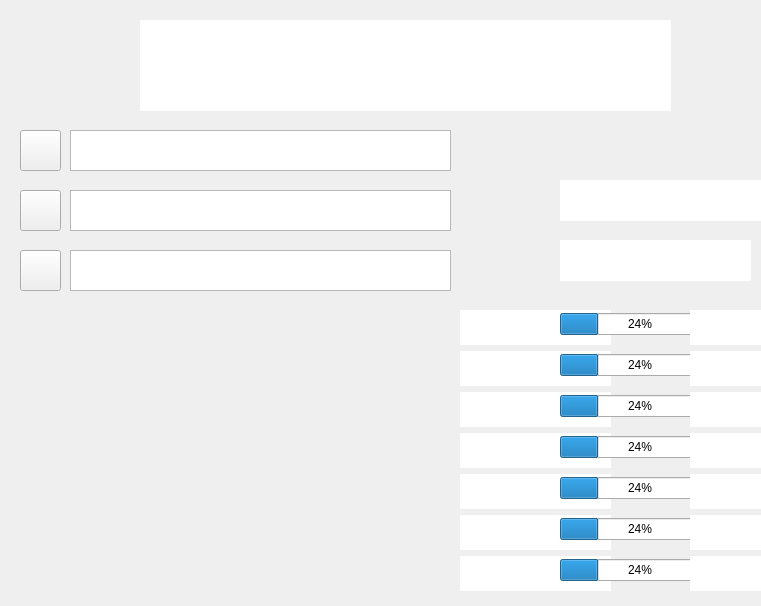
<?xml version="1.0" encoding="UTF-8"?>
<ui version="4.0">
 <class>Form</class>
 <widget class="QWidget" name="Form">
  <property name="geometry">
   <rect>
    <x>0</x>
    <y>0</y>
    <width>761</width>
    <height>606</height>
   </rect>
  </property>
  <property name="windowTitle">
   <string>Form</string>
  </property>
  <property name="styleSheet">
   <string notr="true">background-image: url(:/images/ui/background.png);
</string>
  </property>
  <widget class="QTextBrowser" name="textBrowser_3">
   <property name="geometry">
    <rect>
     <x>140</x>
     <y>20</y>
     <width>531</width>
     <height>91</height>
    </rect>
   </property>
   <property name="frameShape">
    <enum>QFrame::NoFrame</enum>
   </property>
   <property name="html">
    <string>&lt;!DOCTYPE HTML PUBLIC &quot;-//W3C//DTD HTML 4.0//EN&quot; &quot;http://www.w3.org/TR/REC-html40/strict.dtd&quot;&gt;
&lt;html&gt;&lt;head&gt;&lt;meta name=&quot;qrichtext&quot; content=&quot;1&quot; /&gt;&lt;style type=&quot;text/css&quot;&gt;
p, li { white-space: pre-wrap; }
&lt;/style&gt;&lt;/head&gt;&lt;body style=&quot; font-family:'SimSun'; font-size:9pt; font-weight:400; font-style:normal;&quot;&gt;
&lt;p align=&quot;center&quot; style=&quot; margin-top:0px; margin-bottom:0px; margin-left:0px; margin-right:0px; -qt-block-indent:0; text-indent:0px;&quot;&gt;&lt;span style=&quot; font-size:26pt; font-weight:600; color:#ffffff;&quot;&gt;Emotion Recognition System&lt;/span&gt;&lt;/p&gt;
&lt;p align=&quot;center&quot; style=&quot; margin-top:0px; margin-bottom:0px; margin-left:0px; margin-right:0px; -qt-block-indent:0; text-indent:0px;&quot;&gt;&lt;span style=&quot; font-size:12pt; font-weight:600; font-style:italic; color:#ffffff;&quot;&gt;				&lt;/span&gt;&lt;/p&gt;
&lt;p align=&quot;center&quot; style=&quot; margin-top:0px; margin-bottom:0px; margin-left:0px; margin-right:0px; -qt-block-indent:0; text-indent:0px;&quot;&gt;&lt;span style=&quot; font-size:12pt; font-weight:600; font-style:italic; color:#ffffff;&quot;&gt;				    &lt;/span&gt;&lt;/p&gt;&lt;/body&gt;&lt;/html&gt;</string>
   </property>
  </widget>
  <widget class="QTextEdit" name="textEdit_model">
   <property name="geometry">
    <rect>
     <x>70</x>
     <y>130</y>
     <width>381</width>
     <height>41</height>
    </rect>
   </property>
   <property name="contextMenuPolicy">
    <enum>Qt::DefaultContextMenu</enum>
   </property>
   <property name="styleSheet">
    <string notr="true">font: 75 15pt &quot;SimSun&quot;;
color: rgb(255, 255, 255);
font-style:normal;</string>
   </property>
   <property name="horizontalScrollBarPolicy">
    <enum>Qt::ScrollBarAsNeeded</enum>
   </property>
   <property name="readOnly">
    <bool>true</bool>
   </property>
   <property name="html">
    <string>&lt;!DOCTYPE HTML PUBLIC &quot;-//W3C//DTD HTML 4.0//EN&quot; &quot;http://www.w3.org/TR/REC-html40/strict.dtd&quot;&gt;
&lt;html&gt;&lt;head&gt;&lt;meta name=&quot;qrichtext&quot; content=&quot;1&quot; /&gt;&lt;style type=&quot;text/css&quot;&gt;
p, li { white-space: pre-wrap; }
&lt;/style&gt;&lt;/head&gt;&lt;body style=&quot; font-family:'SimSun'; font-size:15pt; font-weight:72; font-style:normal;&quot;&gt;
&lt;p style=&quot; margin-top:0px; margin-bottom:0px; margin-left:0px; margin-right:0px; -qt-block-indent:0; text-indent:0px;&quot;&gt;&lt;span style=&quot; font-size:16pt; font-weight:400; color:#ffffff;&quot;&gt;Using defaut model&lt;/span&gt;&lt;/p&gt;&lt;/body&gt;&lt;/html&gt;</string>
   </property>
  </widget>
  <widget class="QTextEdit" name="textEdit_pic">
   <property name="geometry">
    <rect>
     <x>70</x>
     <y>250</y>
     <width>381</width>
     <height>41</height>
    </rect>
   </property>
   <property name="styleSheet">
    <string notr="true">font: 75 16pt &quot;SimSun&quot;;
color: rgb(255, 255, 255);
font-style:normal;</string>
   </property>
   <property name="readOnly">
    <bool>true</bool>
   </property>
   <property name="html">
    <string>&lt;!DOCTYPE HTML PUBLIC &quot;-//W3C//DTD HTML 4.0//EN&quot; &quot;http://www.w3.org/TR/REC-html40/strict.dtd&quot;&gt;
&lt;html&gt;&lt;head&gt;&lt;meta name=&quot;qrichtext&quot; content=&quot;1&quot; /&gt;&lt;style type=&quot;text/css&quot;&gt;
p, li { white-space: pre-wrap; }
&lt;/style&gt;&lt;/head&gt;&lt;body style=&quot; font-family:'SimSun'; font-size:16pt; font-weight:72; font-style:normal;&quot;&gt;
&lt;p style=&quot; margin-top:0px; margin-bottom:0px; margin-left:0px; margin-right:0px; -qt-block-indent:0; text-indent:0px;&quot;&gt;&lt;span style=&quot; font-size:14pt; font-weight:400; color:#ffffff;&quot;&gt;Choose a photo&lt;/span&gt;&lt;/p&gt;&lt;/body&gt;&lt;/html&gt;</string>
   </property>
  </widget>
  <widget class="QTextEdit" name="textEdit_camera">
   <property name="geometry">
    <rect>
     <x>70</x>
     <y>190</y>
     <width>381</width>
     <height>41</height>
    </rect>
   </property>
   <property name="styleSheet">
    <string notr="true">font: 75 16pt &quot;SimSun&quot;;
color: rgb(255, 255, 255);
font-style:normal;</string>
   </property>
   <property name="readOnly">
    <bool>true</bool>
   </property>
   <property name="html">
    <string>&lt;!DOCTYPE HTML PUBLIC &quot;-//W3C//DTD HTML 4.0//EN&quot; &quot;http://www.w3.org/TR/REC-html40/strict.dtd&quot;&gt;
&lt;html&gt;&lt;head&gt;&lt;meta name=&quot;qrichtext&quot; content=&quot;1&quot; /&gt;&lt;style type=&quot;text/css&quot;&gt;
p, li { white-space: pre-wrap; }
&lt;/style&gt;&lt;/head&gt;&lt;body style=&quot; font-family:'SimSun'; font-size:16pt; font-weight:72; font-style:normal;&quot;&gt;
&lt;p style=&quot; margin-top:0px; margin-bottom:0px; margin-left:0px; margin-right:0px; -qt-block-indent:0; text-indent:0px;&quot;&gt;&lt;span style=&quot; font-size:14pt; font-weight:400; color:#ffffff;&quot;&gt;Camera off&lt;/span&gt;&lt;/p&gt;&lt;/body&gt;&lt;/html&gt;</string>
   </property>
  </widget>
  <widget class="QLabel" name="label_5">
   <property name="geometry">
    <rect>
     <x>510</x>
     <y>170</y>
     <width>41</width>
     <height>41</height>
    </rect>
   </property>
   <property name="styleSheet">
    <string notr="true">border-image: url(:/images/ui/speed.png);</string>
   </property>
   <property name="text">
    <string/>
   </property>
  </widget>
  <widget class="QLabel" name="label_6">
   <property name="geometry">
    <rect>
     <x>510</x>
     <y>230</y>
     <width>41</width>
     <height>41</height>
    </rect>
   </property>
   <property name="styleSheet">
    <string notr="true">border-image: url(:/images/ui/result.png);</string>
   </property>
   <property name="text">
    <string/>
   </property>
  </widget>
  <widget class="QTextBrowser" name="textBrowser_7">
   <property name="geometry">
    <rect>
     <x>560</x>
     <y>180</y>
     <width>201</width>
     <height>41</height>
    </rect>
   </property>
   <property name="styleSheet">
    <string notr="true"/>
   </property>
   <property name="frameShape">
    <enum>QFrame::NoFrame</enum>
   </property>
   <property name="frameShadow">
    <enum>QFrame::Plain</enum>
   </property>
   <property name="html">
    <string>&lt;!DOCTYPE HTML PUBLIC &quot;-//W3C//DTD HTML 4.0//EN&quot; &quot;http://www.w3.org/TR/REC-html40/strict.dtd&quot;&gt;
&lt;html&gt;&lt;head&gt;&lt;meta name=&quot;qrichtext&quot; content=&quot;1&quot; /&gt;&lt;style type=&quot;text/css&quot;&gt;
p, li { white-space: pre-wrap; }
&lt;/style&gt;&lt;/head&gt;&lt;body style=&quot; font-family:'SimSun'; font-size:9pt; font-weight:400; font-style:normal;&quot;&gt;
&lt;p style=&quot; margin-top:0px; margin-bottom:0px; margin-left:0px; margin-right:0px; -qt-block-indent:0; text-indent:0px;&quot;&gt;&lt;span style=&quot; font-size:16pt; color:#ffffff;&quot;&gt;Time：&lt;/span&gt;&lt;/p&gt;&lt;/body&gt;&lt;/html&gt;</string>
   </property>
  </widget>
  <widget class="QTextBrowser" name="textBrowser_8">
   <property name="geometry">
    <rect>
     <x>560</x>
     <y>240</y>
     <width>191</width>
     <height>41</height>
    </rect>
   </property>
   <property name="styleSheet">
    <string notr="true"/>
   </property>
   <property name="frameShape">
    <enum>QFrame::NoFrame</enum>
   </property>
   <property name="html">
    <string>&lt;!DOCTYPE HTML PUBLIC &quot;-//W3C//DTD HTML 4.0//EN&quot; &quot;http://www.w3.org/TR/REC-html40/strict.dtd&quot;&gt;
&lt;html&gt;&lt;head&gt;&lt;meta name=&quot;qrichtext&quot; content=&quot;1&quot; /&gt;&lt;style type=&quot;text/css&quot;&gt;
p, li { white-space: pre-wrap; }
&lt;/style&gt;&lt;/head&gt;&lt;body style=&quot; font-family:'SimSun'; font-size:9pt; font-weight:400; font-style:normal;&quot;&gt;
&lt;p style=&quot; margin-top:0px; margin-bottom:0px; margin-left:0px; margin-right:0px; -qt-block-indent:0; text-indent:0px;&quot;&gt;&lt;span style=&quot; font-size:16pt; color:#ffffff;&quot;&gt;Result：&lt;/span&gt;&lt;/p&gt;&lt;/body&gt;&lt;/html&gt;</string>
   </property>
  </widget>
  <widget class="QToolButton" name="toolButton_model">
   <property name="geometry">
    <rect>
     <x>20</x>
     <y>130</y>
     <width>41</width>
     <height>41</height>
    </rect>
   </property>
   <property name="styleSheet">
    <string notr="true">border-image: url(:/images/ui/model.png);</string>
   </property>
   <property name="text">
    <string/>
   </property>
  </widget>
  <widget class="QToolButton" name="toolButton_camera">
   <property name="geometry">
    <rect>
     <x>20</x>
     <y>190</y>
     <width>41</width>
     <height>41</height>
    </rect>
   </property>
   <property name="styleSheet">
    <string notr="true">border-image: url(:/images/ui/camera.png);</string>
   </property>
   <property name="text">
    <string/>
   </property>
  </widget>
  <widget class="QToolButton" name="toolButton_file">
   <property name="geometry">
    <rect>
     <x>20</x>
     <y>250</y>
     <width>41</width>
     <height>41</height>
    </rect>
   </property>
   <property name="styleSheet">
    <string notr="true">border-image: url(:/images/ui/file.png);</string>
   </property>
   <property name="text">
    <string/>
   </property>
  </widget>
  <widget class="QTextBrowser" name="textBrowser_time">
   <property name="geometry">
    <rect>
     <x>620</x>
     <y>180</y>
     <width>141</width>
     <height>41</height>
    </rect>
   </property>
   <property name="styleSheet">
    <string notr="true">font: 75 16pt &quot;SimSun&quot;;
color: rgb(255, 255, 255);
font-style:normal;</string>
   </property>
   <property name="frameShape">
    <enum>QFrame::NoFrame</enum>
   </property>
   <property name="html">
    <string>&lt;!DOCTYPE HTML PUBLIC &quot;-//W3C//DTD HTML 4.0//EN&quot; &quot;http://www.w3.org/TR/REC-html40/strict.dtd&quot;&gt;
&lt;html&gt;&lt;head&gt;&lt;meta name=&quot;qrichtext&quot; content=&quot;1&quot; /&gt;&lt;style type=&quot;text/css&quot;&gt;
p, li { white-space: pre-wrap; }
&lt;/style&gt;&lt;/head&gt;&lt;body style=&quot; font-family:'SimSun'; font-size:16pt; font-weight:72; font-style:normal;&quot;&gt;
&lt;p style=&quot; margin-top:0px; margin-bottom:0px; margin-left:0px; margin-right:0px; -qt-block-indent:0; text-indent:0px;&quot;&gt;&lt;span style=&quot; font-weight:400; color:#ffffff;&quot;&gt;0 s&lt;/span&gt;&lt;/p&gt;&lt;/body&gt;&lt;/html&gt;</string>
   </property>
  </widget>
  <widget class="QTextBrowser" name="textBrowser_result">
   <property name="geometry">
    <rect>
     <x>640</x>
     <y>240</y>
     <width>101</width>
     <height>41</height>
    </rect>
   </property>
   <property name="styleSheet">
    <string notr="true">font: 75 16pt &quot;SimSun&quot;;
color: rgb(255, 255, 255);
font-style:normal;</string>
   </property>
   <property name="frameShape">
    <enum>QFrame::NoFrame</enum>
   </property>
   <property name="html">
    <string>&lt;!DOCTYPE HTML PUBLIC &quot;-//W3C//DTD HTML 4.0//EN&quot; &quot;http://www.w3.org/TR/REC-html40/strict.dtd&quot;&gt;
&lt;html&gt;&lt;head&gt;&lt;meta name=&quot;qrichtext&quot; content=&quot;1&quot; /&gt;&lt;style type=&quot;text/css&quot;&gt;
p, li { white-space: pre-wrap; }
&lt;/style&gt;&lt;/head&gt;&lt;body style=&quot; font-family:'SimSun'; font-size:16pt; font-weight:72; font-style:normal;&quot;&gt;
&lt;p style=&quot; margin-top:0px; margin-bottom:0px; margin-left:0px; margin-right:0px; -qt-block-indent:0; text-indent:0px;&quot;&gt;&lt;span style=&quot; font-weight:400; color:#ffffff;&quot;&gt;none&lt;/span&gt;&lt;/p&gt;&lt;/body&gt;&lt;/html&gt;</string>
   </property>
  </widget>
  <widget class="QWidget" name="verticalLayoutWidget_2">
   <property name="geometry">
    <rect>
     <x>460</x>
     <y>310</y>
     <width>151</width>
     <height>281</height>
    </rect>
   </property>
   <layout class="QVBoxLayout" name="verticalLayout_emotions">
    <item>
     <widget class="QTextBrowser" name="textBrowser_9">
      <property name="styleSheet">
       <string notr="true"/>
      </property>
      <property name="frameShape">
       <enum>QFrame::NoFrame</enum>
      </property>
      <property name="frameShadow">
       <enum>QFrame::Plain</enum>
      </property>
      <property name="html">
       <string>&lt;!DOCTYPE HTML PUBLIC &quot;-//W3C//DTD HTML 4.0//EN&quot; &quot;http://www.w3.org/TR/REC-html40/strict.dtd&quot;&gt;
&lt;html&gt;&lt;head&gt;&lt;meta name=&quot;qrichtext&quot; content=&quot;1&quot; /&gt;&lt;style type=&quot;text/css&quot;&gt;
p, li { white-space: pre-wrap; }
&lt;/style&gt;&lt;/head&gt;&lt;body style=&quot; font-family:'SimSun'; font-size:9pt; font-weight:400; font-style:normal;&quot;&gt;
&lt;p style=&quot; margin-top:0px; margin-bottom:0px; margin-left:0px; margin-right:0px; -qt-block-indent:0; text-indent:0px;&quot;&gt;&lt;span style=&quot; font-size:14pt; color:#ffffff;&quot;&gt;angry&lt;/span&gt;&lt;/p&gt;&lt;/body&gt;&lt;/html&gt;</string>
      </property>
     </widget>
    </item>
    <item>
     <widget class="QTextBrowser" name="textBrowser_10">
      <property name="styleSheet">
       <string notr="true"/>
      </property>
      <property name="frameShape">
       <enum>QFrame::NoFrame</enum>
      </property>
      <property name="frameShadow">
       <enum>QFrame::Plain</enum>
      </property>
      <property name="html">
       <string>&lt;!DOCTYPE HTML PUBLIC &quot;-//W3C//DTD HTML 4.0//EN&quot; &quot;http://www.w3.org/TR/REC-html40/strict.dtd&quot;&gt;
&lt;html&gt;&lt;head&gt;&lt;meta name=&quot;qrichtext&quot; content=&quot;1&quot; /&gt;&lt;style type=&quot;text/css&quot;&gt;
p, li { white-space: pre-wrap; }
&lt;/style&gt;&lt;/head&gt;&lt;body style=&quot; font-family:'SimSun'; font-size:9pt; font-weight:400; font-style:normal;&quot;&gt;
&lt;p style=&quot; margin-top:0px; margin-bottom:0px; margin-left:0px; margin-right:0px; -qt-block-indent:0; text-indent:0px;&quot;&gt;&lt;span style=&quot; font-size:14pt; color:#ffffff;&quot;&gt;disgust&lt;/span&gt;&lt;/p&gt;&lt;/body&gt;&lt;/html&gt;</string>
      </property>
     </widget>
    </item>
    <item>
     <widget class="QTextBrowser" name="textBrowser_11">
      <property name="styleSheet">
       <string notr="true"/>
      </property>
      <property name="frameShape">
       <enum>QFrame::NoFrame</enum>
      </property>
      <property name="frameShadow">
       <enum>QFrame::Plain</enum>
      </property>
      <property name="html">
       <string>&lt;!DOCTYPE HTML PUBLIC &quot;-//W3C//DTD HTML 4.0//EN&quot; &quot;http://www.w3.org/TR/REC-html40/strict.dtd&quot;&gt;
&lt;html&gt;&lt;head&gt;&lt;meta name=&quot;qrichtext&quot; content=&quot;1&quot; /&gt;&lt;style type=&quot;text/css&quot;&gt;
p, li { white-space: pre-wrap; }
&lt;/style&gt;&lt;/head&gt;&lt;body style=&quot; font-family:'SimSun'; font-size:9pt; font-weight:400; font-style:normal;&quot;&gt;
&lt;p style=&quot; margin-top:0px; margin-bottom:0px; margin-left:0px; margin-right:0px; -qt-block-indent:0; text-indent:0px;&quot;&gt;&lt;span style=&quot; font-size:14pt; color:#ffffff;&quot;&gt;scared&lt;/span&gt;&lt;/p&gt;&lt;/body&gt;&lt;/html&gt;</string>
      </property>
     </widget>
    </item>
    <item>
     <widget class="QTextBrowser" name="textBrowser_12">
      <property name="styleSheet">
       <string notr="true"/>
      </property>
      <property name="frameShape">
       <enum>QFrame::NoFrame</enum>
      </property>
      <property name="frameShadow">
       <enum>QFrame::Plain</enum>
      </property>
      <property name="html">
       <string>&lt;!DOCTYPE HTML PUBLIC &quot;-//W3C//DTD HTML 4.0//EN&quot; &quot;http://www.w3.org/TR/REC-html40/strict.dtd&quot;&gt;
&lt;html&gt;&lt;head&gt;&lt;meta name=&quot;qrichtext&quot; content=&quot;1&quot; /&gt;&lt;style type=&quot;text/css&quot;&gt;
p, li { white-space: pre-wrap; }
&lt;/style&gt;&lt;/head&gt;&lt;body style=&quot; font-family:'SimSun'; font-size:9pt; font-weight:400; font-style:normal;&quot;&gt;
&lt;p style=&quot; margin-top:0px; margin-bottom:0px; margin-left:0px; margin-right:0px; -qt-block-indent:0; text-indent:0px;&quot;&gt;&lt;span style=&quot; font-size:14pt; color:#ffffff;&quot;&gt;happy&lt;/span&gt;&lt;/p&gt;&lt;/body&gt;&lt;/html&gt;</string>
      </property>
     </widget>
    </item>
    <item>
     <widget class="QTextBrowser" name="textBrowser_13">
      <property name="styleSheet">
       <string notr="true"/>
      </property>
      <property name="frameShape">
       <enum>QFrame::NoFrame</enum>
      </property>
      <property name="frameShadow">
       <enum>QFrame::Plain</enum>
      </property>
      <property name="html">
       <string>&lt;!DOCTYPE HTML PUBLIC &quot;-//W3C//DTD HTML 4.0//EN&quot; &quot;http://www.w3.org/TR/REC-html40/strict.dtd&quot;&gt;
&lt;html&gt;&lt;head&gt;&lt;meta name=&quot;qrichtext&quot; content=&quot;1&quot; /&gt;&lt;style type=&quot;text/css&quot;&gt;
p, li { white-space: pre-wrap; }
&lt;/style&gt;&lt;/head&gt;&lt;body style=&quot; font-family:'SimSun'; font-size:9pt; font-weight:400; font-style:normal;&quot;&gt;
&lt;p style=&quot; margin-top:0px; margin-bottom:0px; margin-left:0px; margin-right:0px; -qt-block-indent:0; text-indent:0px;&quot;&gt;&lt;span style=&quot; font-size:14pt; color:#ffffff;&quot;&gt;sad&lt;/span&gt;&lt;/p&gt;&lt;/body&gt;&lt;/html&gt;</string>
      </property>
     </widget>
    </item>
    <item>
     <widget class="QTextBrowser" name="textBrowser_14">
      <property name="styleSheet">
       <string notr="true"/>
      </property>
      <property name="frameShape">
       <enum>QFrame::NoFrame</enum>
      </property>
      <property name="frameShadow">
       <enum>QFrame::Plain</enum>
      </property>
      <property name="html">
       <string>&lt;!DOCTYPE HTML PUBLIC &quot;-//W3C//DTD HTML 4.0//EN&quot; &quot;http://www.w3.org/TR/REC-html40/strict.dtd&quot;&gt;
&lt;html&gt;&lt;head&gt;&lt;meta name=&quot;qrichtext&quot; content=&quot;1&quot; /&gt;&lt;style type=&quot;text/css&quot;&gt;
p, li { white-space: pre-wrap; }
&lt;/style&gt;&lt;/head&gt;&lt;body style=&quot; font-family:'SimSun'; font-size:9pt; font-weight:400; font-style:normal;&quot;&gt;
&lt;p style=&quot; margin-top:0px; margin-bottom:0px; margin-left:0px; margin-right:0px; -qt-block-indent:0; text-indent:0px;&quot;&gt;&lt;span style=&quot; font-size:14pt; color:#ffffff;&quot;&gt;surprised&lt;/span&gt;&lt;/p&gt;&lt;/body&gt;&lt;/html&gt;</string>
      </property>
     </widget>
    </item>
    <item>
     <widget class="QTextBrowser" name="textBrowser_15">
      <property name="styleSheet">
       <string notr="true"/>
      </property>
      <property name="frameShape">
       <enum>QFrame::NoFrame</enum>
      </property>
      <property name="frameShadow">
       <enum>QFrame::Plain</enum>
      </property>
      <property name="html">
       <string>&lt;!DOCTYPE HTML PUBLIC &quot;-//W3C//DTD HTML 4.0//EN&quot; &quot;http://www.w3.org/TR/REC-html40/strict.dtd&quot;&gt;
&lt;html&gt;&lt;head&gt;&lt;meta name=&quot;qrichtext&quot; content=&quot;1&quot; /&gt;&lt;style type=&quot;text/css&quot;&gt;
p, li { white-space: pre-wrap; }
&lt;/style&gt;&lt;/head&gt;&lt;body style=&quot; font-family:'SimSun'; font-size:9pt; font-weight:400; font-style:normal;&quot;&gt;
&lt;p style=&quot; margin-top:0px; margin-bottom:0px; margin-left:0px; margin-right:0px; -qt-block-indent:0; text-indent:0px;&quot;&gt;&lt;span style=&quot; font-size:14pt; color:#ffffff;&quot;&gt;neutral&lt;/span&gt;&lt;/p&gt;&lt;/body&gt;&lt;/html&gt;</string>
      </property>
     </widget>
    </item>
   </layout>
   <zorder>textBrowser_10</zorder>
   <zorder>textBrowser_14</zorder>
   <zorder>textBrowser_15</zorder>
   <zorder>textBrowser_12</zorder>
   <zorder>textBrowser_11</zorder>
   <zorder>textBrowser_9</zorder>
   <zorder>textBrowser_13</zorder>
  </widget>
  <widget class="QLabel" name="label_face">
   <property name="geometry">
    <rect>
     <x>10</x>
     <y>300</y>
     <width>439</width>
     <height>299</height>
    </rect>
   </property>
   <property name="styleSheet">
    <string notr="true">border-image: url(:/images/ui/scan.gif);
font: 75 22pt &quot;SimSun&quot;;
color: rgb(0, 0, 0);

</string>
   </property>
   <property name="text">
    <string/>
   </property>
   <property name="alignment">
    <set>Qt::AlignCenter</set>
   </property>
  </widget>
  <widget class="QWidget" name="verticalLayoutWidget_3">
   <property name="geometry">
    <rect>
     <x>560</x>
     <y>300</y>
     <width>160</width>
     <height>301</height>
    </rect>
   </property>
   <layout class="QVBoxLayout" name="verticalLayout_progress">
    <item>
     <widget class="QProgressBar" name="progressBar_angry">
      <property name="value">
       <number>24</number>
      </property>
     </widget>
    </item>
    <item>
     <widget class="QProgressBar" name="progressBar_disgust">
      <property name="value">
       <number>24</number>
      </property>
     </widget>
    </item>
    <item>
     <widget class="QProgressBar" name="progressBar_scared">
      <property name="value">
       <number>24</number>
      </property>
     </widget>
    </item>
    <item>
     <widget class="QProgressBar" name="progressBar_happy">
      <property name="value">
       <number>24</number>
      </property>
     </widget>
    </item>
    <item>
     <widget class="QProgressBar" name="progressBar_sad">
      <property name="value">
       <number>24</number>
      </property>
     </widget>
    </item>
    <item>
     <widget class="QProgressBar" name="progressBar_surprised">
      <property name="value">
       <number>24</number>
      </property>
     </widget>
    </item>
    <item>
     <widget class="QProgressBar" name="progressBar_neutral">
      <property name="value">
       <number>24</number>
      </property>
     </widget>
    </item>
   </layout>
  </widget>
  <widget class="QWidget" name="verticalLayoutWidget">
   <property name="geometry">
    <rect>
     <x>690</x>
     <y>310</y>
     <width>160</width>
     <height>281</height>
    </rect>
   </property>
   <layout class="QVBoxLayout" name="verticalLayout_nums">
    <item>
     <widget class="QTextBrowser" name="textBrowser_angry">
      <property name="styleSheet">
       <string notr="true">font: 75 14pt &quot;SimSun&quot;;
color: rgb(255, 255, 255);
font-style:normal;</string>
      </property>
      <property name="frameShape">
       <enum>QFrame::NoFrame</enum>
      </property>
      <property name="frameShadow">
       <enum>QFrame::Plain</enum>
      </property>
      <property name="html">
       <string>&lt;!DOCTYPE HTML PUBLIC &quot;-//W3C//DTD HTML 4.0//EN&quot; &quot;http://www.w3.org/TR/REC-html40/strict.dtd&quot;&gt;
&lt;html&gt;&lt;head&gt;&lt;meta name=&quot;qrichtext&quot; content=&quot;1&quot; /&gt;&lt;style type=&quot;text/css&quot;&gt;
p, li { white-space: pre-wrap; }
&lt;/style&gt;&lt;/head&gt;&lt;body style=&quot; font-family:'SimSun'; font-size:14pt; font-weight:72; font-style:normal;&quot;&gt;
&lt;p style=&quot; margin-top:0px; margin-bottom:0px; margin-left:0px; margin-right:0px; -qt-block-indent:0; text-indent:0px;&quot;&gt;&lt;span style=&quot; font-weight:400; color:#ffffff;&quot;&gt;90.89%&lt;/span&gt;&lt;/p&gt;&lt;/body&gt;&lt;/html&gt;</string>
      </property>
     </widget>
    </item>
    <item>
     <widget class="QTextBrowser" name="textBrowser_disgust">
      <property name="styleSheet">
       <string notr="true">font: 75 14pt &quot;SimSun&quot;;
color: rgb(255, 255, 255);
font-style:normal;</string>
      </property>
      <property name="frameShape">
       <enum>QFrame::NoFrame</enum>
      </property>
      <property name="frameShadow">
       <enum>QFrame::Plain</enum>
      </property>
      <property name="html">
       <string>&lt;!DOCTYPE HTML PUBLIC &quot;-//W3C//DTD HTML 4.0//EN&quot; &quot;http://www.w3.org/TR/REC-html40/strict.dtd&quot;&gt;
&lt;html&gt;&lt;head&gt;&lt;meta name=&quot;qrichtext&quot; content=&quot;1&quot; /&gt;&lt;style type=&quot;text/css&quot;&gt;
p, li { white-space: pre-wrap; }
&lt;/style&gt;&lt;/head&gt;&lt;body style=&quot; font-family:'SimSun'; font-size:14pt; font-weight:72; font-style:normal;&quot;&gt;
&lt;p style=&quot; margin-top:0px; margin-bottom:0px; margin-left:0px; margin-right:0px; -qt-block-indent:0; text-indent:0px;&quot;&gt;&lt;span style=&quot; font-weight:400; color:#ffffff;&quot;&gt;0%&lt;/span&gt;&lt;/p&gt;&lt;/body&gt;&lt;/html&gt;</string>
      </property>
     </widget>
    </item>
    <item>
     <widget class="QTextBrowser" name="textBrowser_scared">
      <property name="styleSheet">
       <string notr="true">font: 75 14pt &quot;SimSun&quot;;
color: rgb(255, 255, 255);
font-style:normal;</string>
      </property>
      <property name="frameShape">
       <enum>QFrame::NoFrame</enum>
      </property>
      <property name="frameShadow">
       <enum>QFrame::Plain</enum>
      </property>
      <property name="html">
       <string>&lt;!DOCTYPE HTML PUBLIC &quot;-//W3C//DTD HTML 4.0//EN&quot; &quot;http://www.w3.org/TR/REC-html40/strict.dtd&quot;&gt;
&lt;html&gt;&lt;head&gt;&lt;meta name=&quot;qrichtext&quot; content=&quot;1&quot; /&gt;&lt;style type=&quot;text/css&quot;&gt;
p, li { white-space: pre-wrap; }
&lt;/style&gt;&lt;/head&gt;&lt;body style=&quot; font-family:'SimSun'; font-size:14pt; font-weight:72; font-style:normal;&quot;&gt;
&lt;p style=&quot; margin-top:0px; margin-bottom:0px; margin-left:0px; margin-right:0px; -qt-block-indent:0; text-indent:0px;&quot;&gt;&lt;span style=&quot; font-weight:400; color:#ffffff;&quot;&gt;0%&lt;/span&gt;&lt;/p&gt;&lt;/body&gt;&lt;/html&gt;</string>
      </property>
     </widget>
    </item>
    <item>
     <widget class="QTextBrowser" name="textBrowser_happy">
      <property name="styleSheet">
       <string notr="true">font: 75 14pt &quot;SimSun&quot;;
color: rgb(255, 255, 255);
font-style:normal;</string>
      </property>
      <property name="frameShape">
       <enum>QFrame::NoFrame</enum>
      </property>
      <property name="frameShadow">
       <enum>QFrame::Plain</enum>
      </property>
      <property name="html">
       <string>&lt;!DOCTYPE HTML PUBLIC &quot;-//W3C//DTD HTML 4.0//EN&quot; &quot;http://www.w3.org/TR/REC-html40/strict.dtd&quot;&gt;
&lt;html&gt;&lt;head&gt;&lt;meta name=&quot;qrichtext&quot; content=&quot;1&quot; /&gt;&lt;style type=&quot;text/css&quot;&gt;
p, li { white-space: pre-wrap; }
&lt;/style&gt;&lt;/head&gt;&lt;body style=&quot; font-family:'SimSun'; font-size:14pt; font-weight:72; font-style:normal;&quot;&gt;
&lt;p style=&quot; margin-top:0px; margin-bottom:0px; margin-left:0px; margin-right:0px; -qt-block-indent:0; text-indent:0px;&quot;&gt;&lt;span style=&quot; font-size:12pt; font-weight:400; color:#ffffff;&quot;&gt;0%&lt;/span&gt;&lt;/p&gt;&lt;/body&gt;&lt;/html&gt;</string>
      </property>
     </widget>
    </item>
    <item>
     <widget class="QTextBrowser" name="textBrowser_sad">
      <property name="styleSheet">
       <string notr="true">font: 75 14pt &quot;SimSun&quot;;
color: rgb(255, 255, 255);
font-style:normal;</string>
      </property>
      <property name="frameShape">
       <enum>QFrame::NoFrame</enum>
      </property>
      <property name="frameShadow">
       <enum>QFrame::Plain</enum>
      </property>
      <property name="html">
       <string>&lt;!DOCTYPE HTML PUBLIC &quot;-//W3C//DTD HTML 4.0//EN&quot; &quot;http://www.w3.org/TR/REC-html40/strict.dtd&quot;&gt;
&lt;html&gt;&lt;head&gt;&lt;meta name=&quot;qrichtext&quot; content=&quot;1&quot; /&gt;&lt;style type=&quot;text/css&quot;&gt;
p, li { white-space: pre-wrap; }
&lt;/style&gt;&lt;/head&gt;&lt;body style=&quot; font-family:'SimSun'; font-size:14pt; font-weight:72; font-style:normal;&quot;&gt;
&lt;p style=&quot; margin-top:0px; margin-bottom:0px; margin-left:0px; margin-right:0px; -qt-block-indent:0; text-indent:0px;&quot;&gt;&lt;span style=&quot; font-weight:400; color:#ffffff;&quot;&gt;0%&lt;/span&gt;&lt;/p&gt;&lt;/body&gt;&lt;/html&gt;</string>
      </property>
     </widget>
    </item>
    <item>
     <widget class="QTextBrowser" name="textBrowser_surprised">
      <property name="styleSheet">
       <string notr="true">font: 75 14pt &quot;SimSun&quot;;
color: rgb(255, 255, 255);
font-style:normal;</string>
      </property>
      <property name="frameShape">
       <enum>QFrame::NoFrame</enum>
      </property>
      <property name="frameShadow">
       <enum>QFrame::Plain</enum>
      </property>
      <property name="html">
       <string>&lt;!DOCTYPE HTML PUBLIC &quot;-//W3C//DTD HTML 4.0//EN&quot; &quot;http://www.w3.org/TR/REC-html40/strict.dtd&quot;&gt;
&lt;html&gt;&lt;head&gt;&lt;meta name=&quot;qrichtext&quot; content=&quot;1&quot; /&gt;&lt;style type=&quot;text/css&quot;&gt;
p, li { white-space: pre-wrap; }
&lt;/style&gt;&lt;/head&gt;&lt;body style=&quot; font-family:'SimSun'; font-size:14pt; font-weight:72; font-style:normal;&quot;&gt;
&lt;p style=&quot; margin-top:0px; margin-bottom:0px; margin-left:0px; margin-right:0px; -qt-block-indent:0; text-indent:0px;&quot;&gt;&lt;span style=&quot; font-weight:400; color:#ffffff;&quot;&gt;0%&lt;/span&gt;&lt;/p&gt;&lt;/body&gt;&lt;/html&gt;</string>
      </property>
     </widget>
    </item>
    <item>
     <widget class="QTextBrowser" name="textBrowser_neutral">
      <property name="styleSheet">
       <string notr="true">font: 75 14pt &quot;SimSun&quot;;
color: rgb(255, 255, 255);
font-style:normal;</string>
      </property>
      <property name="frameShape">
       <enum>QFrame::NoFrame</enum>
      </property>
      <property name="frameShadow">
       <enum>QFrame::Plain</enum>
      </property>
      <property name="html">
       <string>&lt;!DOCTYPE HTML PUBLIC &quot;-//W3C//DTD HTML 4.0//EN&quot; &quot;http://www.w3.org/TR/REC-html40/strict.dtd&quot;&gt;
&lt;html&gt;&lt;head&gt;&lt;meta name=&quot;qrichtext&quot; content=&quot;1&quot; /&gt;&lt;style type=&quot;text/css&quot;&gt;
p, li { white-space: pre-wrap; }
&lt;/style&gt;&lt;/head&gt;&lt;body style=&quot; font-family:'SimSun'; font-size:14pt; font-weight:72; font-style:normal;&quot;&gt;
&lt;p style=&quot; margin-top:0px; margin-bottom:0px; margin-left:0px; margin-right:0px; -qt-block-indent:0; text-indent:0px;&quot;&gt;&lt;span style=&quot; font-weight:400; color:#ffffff;&quot;&gt;0%&lt;/span&gt;&lt;/p&gt;&lt;/body&gt;&lt;/html&gt;</string>
      </property>
     </widget>
    </item>
   </layout>
  </widget>
 </widget>
 <resources>
  <include location="../qrc/resource.qrc"/>
 </resources>
 <connections/>
 <slots>
  <signal>choose_model()</signal>
  <slot>show_model()</slot>
  <slot>slot1()</slot>
 </slots>
</ui>
